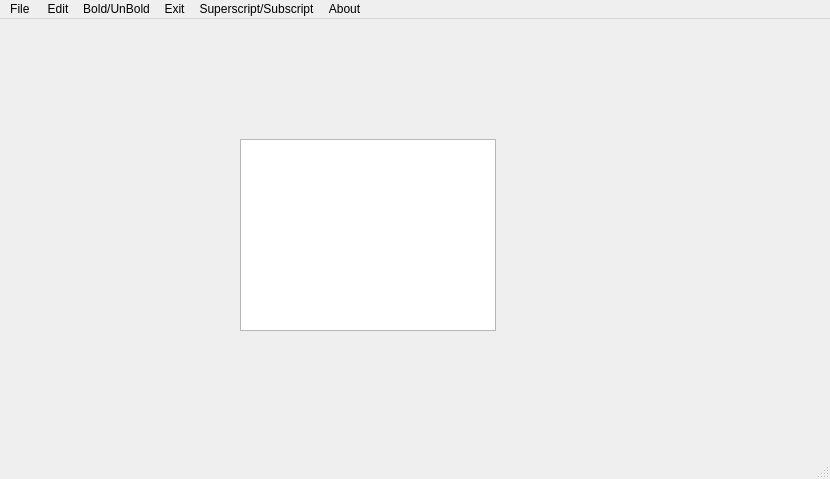
<?xml version="1.0" encoding="UTF-8"?>
<ui version="4.0">
 <class>MainWindow</class>
 <widget class="QMainWindow" name="MainWindow">
  <property name="geometry">
   <rect>
    <x>0</x>
    <y>0</y>
    <width>830</width>
    <height>479</height>
   </rect>
  </property>
  <property name="windowTitle">
   <string>MainWindow</string>
  </property>
  <widget class="QWidget" name="centralwidget">
   <widget class="QTextEdit" name="textEdit">
    <property name="geometry">
     <rect>
      <x>240</x>
      <y>120</y>
      <width>256</width>
      <height>192</height>
     </rect>
    </property>
   </widget>
  </widget>
  <widget class="QStatusBar" name="statusbar"/>
  <widget class="QMenuBar" name="menubar">
   <property name="geometry">
    <rect>
     <x>0</x>
     <y>0</y>
     <width>830</width>
     <height>26</height>
    </rect>
   </property>
   <widget class="QMenu" name="menuFile">
    <property name="title">
     <string>File </string>
    </property>
    <addaction name="actionNew_2"/>
    <addaction name="actionOpen"/>
    <addaction name="actionSave_As_2"/>
   </widget>
   <widget class="QMenu" name="menuEdit">
    <property name="title">
     <string>Edit</string>
    </property>
    <addaction name="actionCopy"/>
    <addaction name="actionCut"/>
    <addaction name="separator"/>
    <addaction name="actionPaste"/>
    <addaction name="actionUndo"/>
    <addaction name="actionRedo_2"/>
   </widget>
   <widget class="QMenu" name="menuExit">
    <property name="title">
     <string>Exit</string>
    </property>
    <addaction name="actionExit"/>
   </widget>
   <widget class="QMenu" name="menuBold_UnBold">
    <property name="title">
     <string>Bold/UnBold</string>
    </property>
    <addaction name="actionBold"/>
    <addaction name="actionUn_Bold"/>
   </widget>
   <widget class="QMenu" name="menuAbout">
    <property name="title">
     <string>About</string>
    </property>
    <addaction name="actionAbout_ME"/>
   </widget>
   <widget class="QMenu" name="menuSuperscript_Subscript">
    <property name="title">
     <string>Superscript/Subscript</string>
    </property>
    <addaction name="actionSuperscript"/>
    <addaction name="actionSubscript"/>
   </widget>
   <addaction name="menuFile"/>
   <addaction name="menuEdit"/>
   <addaction name="menuBold_UnBold"/>
   <addaction name="menuExit"/>
   <addaction name="menuSuperscript_Subscript"/>
   <addaction name="menuAbout"/>
  </widget>
  <action name="actionNew">
   <property name="icon">
    <iconset>
     <normaloff>New.jpg</normaloff>New.jpg</iconset>
   </property>
   <property name="text">
    <string>New</string>
   </property>
  </action>
  <action name="actionCopy">
   <property name="icon">
    <iconset>
     <normaloff>copy.jpg</normaloff>copy.jpg</iconset>
   </property>
   <property name="text">
    <string>Copy</string>
   </property>
  </action>
  <action name="actionCut">
   <property name="icon">
    <iconset>
     <normaloff>cut.png</normaloff>cut.png</iconset>
   </property>
   <property name="text">
    <string>Cut</string>
   </property>
  </action>
  <action name="actionPaste">
   <property name="icon">
    <iconset>
     <normaloff>paste.png</normaloff>paste.png</iconset>
   </property>
   <property name="text">
    <string>Paste</string>
   </property>
  </action>
  <action name="actionUndo">
   <property name="icon">
    <iconset>
     <normaloff>Undo1.jpeg</normaloff>Undo1.jpeg</iconset>
   </property>
   <property name="text">
    <string>Undo</string>
   </property>
  </action>
  <action name="actionRedo">
   <property name="text">
    <string>Redo</string>
   </property>
  </action>
  <action name="actionNew_2">
   <property name="icon">
    <iconset>
     <normaloff>New.jpg</normaloff>New.jpg</iconset>
   </property>
   <property name="text">
    <string>New</string>
   </property>
  </action>
  <action name="actionRedo_2">
   <property name="icon">
    <iconset>
     <normaloff>images.png</normaloff>images.png</iconset>
   </property>
   <property name="text">
    <string>Redo</string>
   </property>
  </action>
  <action name="actionOpen">
   <property name="icon">
    <iconset>
     <normaloff>open1.jpeg</normaloff>open1.jpeg</iconset>
   </property>
   <property name="text">
    <string>Open</string>
   </property>
  </action>
  <action name="actionOpen_2">
   <property name="text">
    <string>Open</string>
   </property>
  </action>
  <action name="actionExit">
   <property name="text">
    <string>Exit</string>
   </property>
  </action>
  <action name="actionBold">
   <property name="text">
    <string>Bold</string>
   </property>
  </action>
  <action name="actionUn_Bold">
   <property name="text">
    <string>Un-Bold</string>
   </property>
  </action>
  <action name="actionAbout_ME">
   <property name="text">
    <string>About ME</string>
   </property>
  </action>
  <action name="actionSuperscript">
   <property name="text">
    <string>Superscript</string>
   </property>
  </action>
  <action name="actionSubscript">
   <property name="text">
    <string>Subscript</string>
   </property>
  </action>
  <action name="actionSave_As_2">
   <property name="text">
    <string>Save As</string>
   </property>
  </action>
 </widget>
 <resources/>
 <connections/>
</ui>
